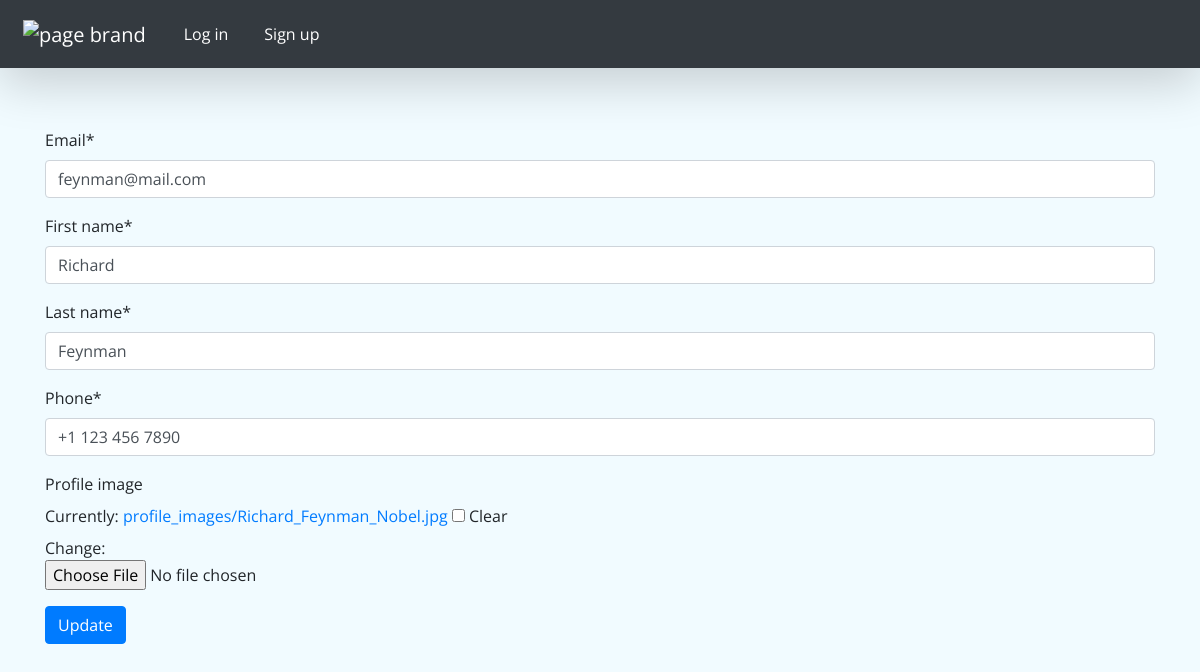
The app's page /profile/edit/6 with its own data.
### instructor/models.py (models this page shows, shortened)
class Instructor(AbstractBaseUser):
    email = models.EmailField(verbose_name="email", max_length=90, unique=True)
    first_name = models.CharField(verbose_name="first name", max_length=200)
    last_name = models.CharField(verbose_name="last name", max_length=200)
    department = models.ForeignKey("university.Department", on_delete=models.SET_NULL,
                                   null=True, default="", blank=True, verbose_name="department")
    phone = models.CharField(verbose_name="phone", max_length=20)
    date_joined = models.DateTimeField(
        verbose_name="date joined", auto_now_add=True)
    last_login = models.DateTimeField(
        verbose_name="last login", auto_now=True)
    is_instructor = models.BooleanField(default=False, blank=True, null=True)
    is_admin = models.BooleanField(default=False)
    is_active = models.BooleanField(default=True)
    is_staff = models.BooleanField(default=False)
    is_superuser = models.BooleanField(default=False)
    profile_image = models.ImageField(
        upload_to="profile_images", blank=True, null=True, default="/default_images/default_profile.png")
    objects = MyAccountManager()
    USERNAME_FIELD = 'email'
    REQUIRED_FIELDS = ['first_name', 'last_name']

### instructor/views.py (the view)
# urls.py: path('profile/edit/<slug:pk>', views.ProfileUpdateView.as_view(), name="update-profile"),
class ProfileUpdateView(UpdateView):
    model = Instructor
    fields = ['email', 'first_name', 'last_name', 'phone', 'profile_image']
    template_name = 'instructor/profile_update.html'

### instructor/templates/instructor/profile_update.html (shortened to what this page needs)
{% extends 'base.html' %}
{% block content %}
{% load crispy_forms_tags %}
<div class="container mt-5">
    <form method="post" enctype="multipart/form-data">
        {{form | crispy}}
        <button class="btn btn-primary">Update</button>
    </form>
</div>
{% endblock%}

### static/style/base.css (style rules this page uses)
* { font-family: "Open Sans", "Lato", sans-serif; }
.container { padding-top: 80px; }
.body { background-color: rgb(241, 251, 255); }

### records on screen
Instructor: email "feynman@mail.com", first_name "Richard", last_name "Feynman", phone "+1 123 456 7890"
